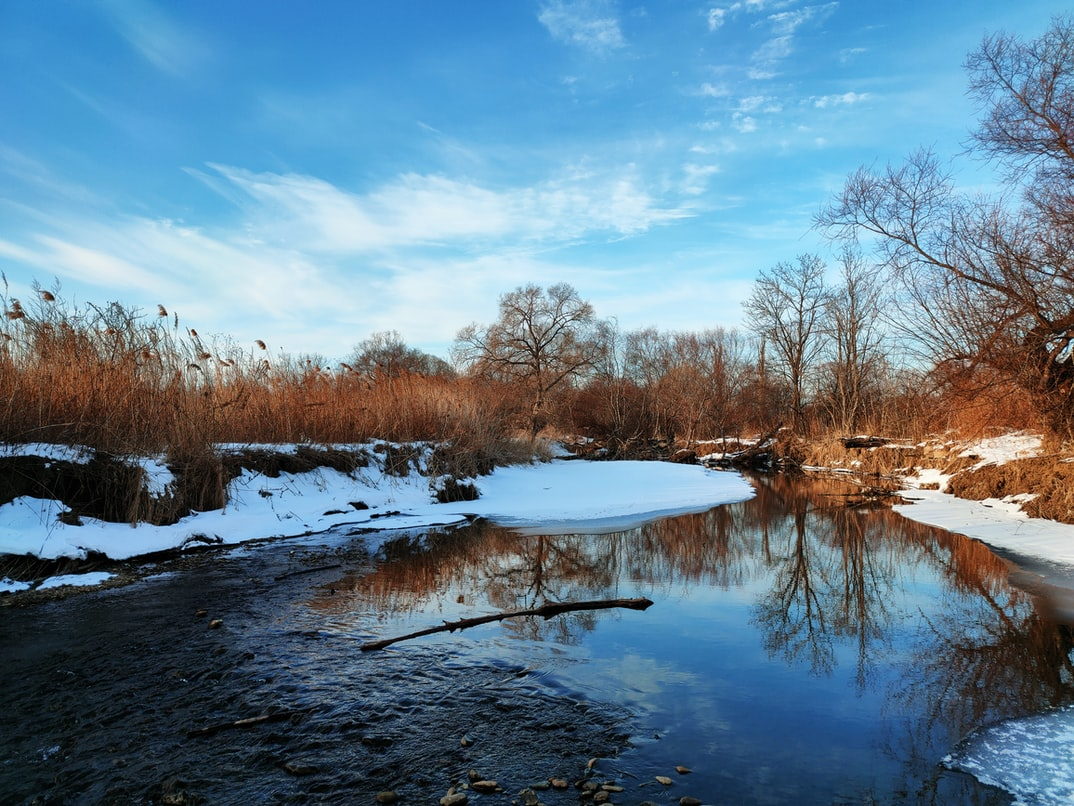
#> input picture Sample images and videos/Scene.jpg, 1074 x 806 px, found by its file name
$ python masking.py
#> lines starting #> are read from the running program, lines starting #| are printed output that depends on the picture; after the words box and inside, x2 and y2 are one past the last pixel; in counts of white or black regions, pixels touching at a corner belong together
import cv2 as cv
import numpy as np

img = cv.imread('Sample images and videos\Scene.jpg')
#> img is the input picture: shape (806, 1074, 3); mean B, G, R 145.7, 126.5, 97.8
# print(img.shape)
cv.imshow('nature',img)
blank = np.zeros(img.shape[:2],dtype = 'uint8')
mask = cv.circle(blank,(img.shape[1]//2+200,img.shape[0]//2),100,255,-1)
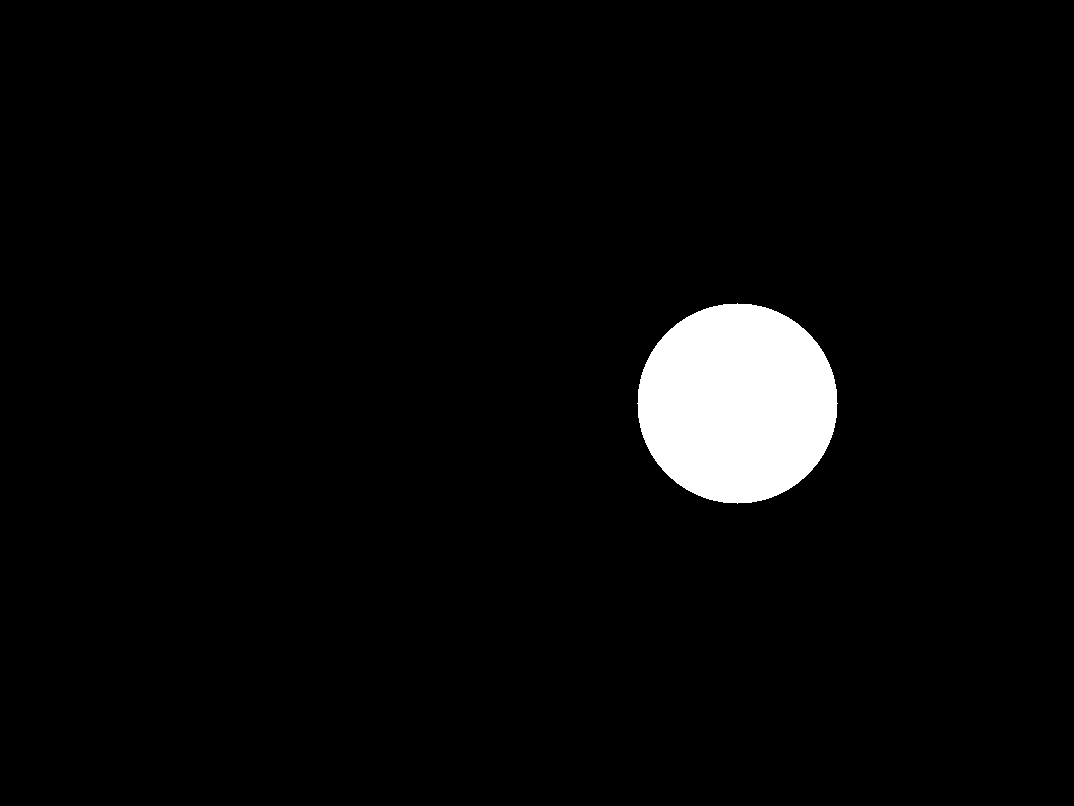
#> blank: shape (806, 1074); 3.6% white; 1 white region, box (x1, y1, x2, y2) and area: (637, 303, 838, 504) 31417
#cv.imshow('mask',mask)
masked = cv.bitwise_and(img,img,mask = mask)
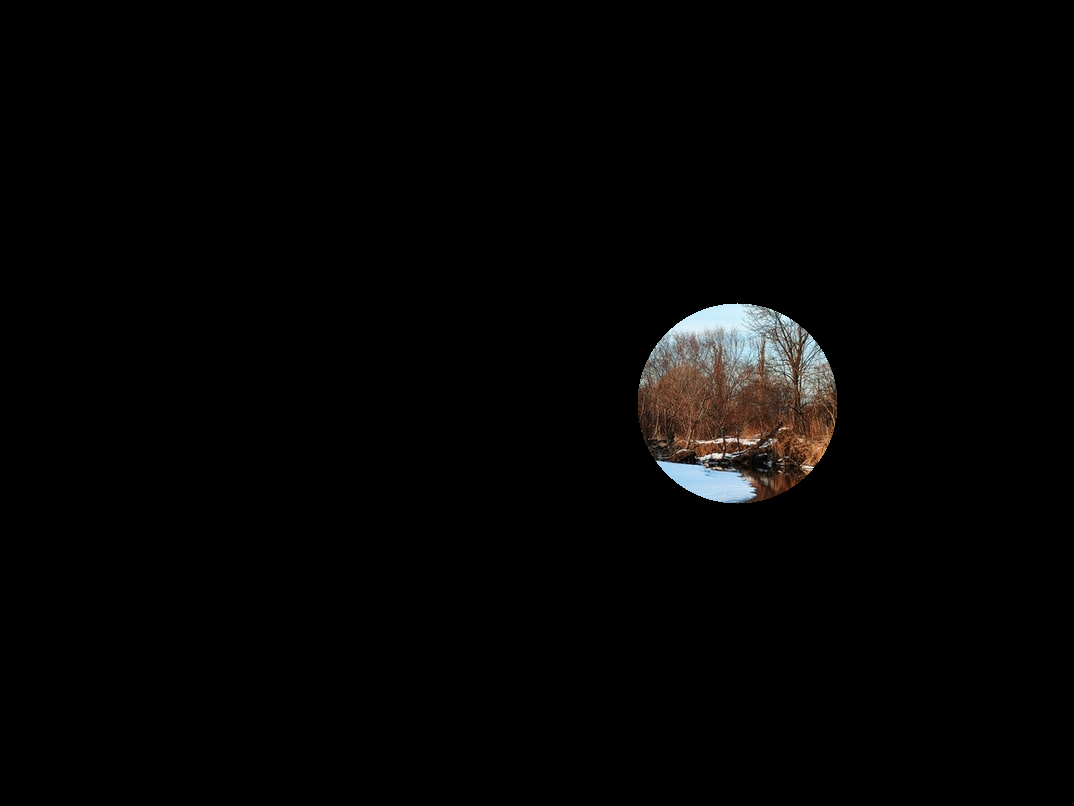
#> masked: shape (806, 1074, 3); mean B, G, R 3.6, 3.9, 4.3
cv.imshow('high',masked)
cv.waitKey(0)

$ run again, with Sample images and videos/L1.jpg copied over Sample images and videos/Scene.jpg
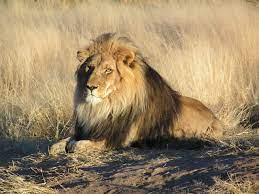
#> input picture Sample images and videos/L1.jpg, 259 x 194 px, found by its file name
#> img is the input picture: shape (194, 259, 3); mean B, G, R 103, 135.5, 156.7
#> `mask = cv.circle(blank,(img.shape[1]//2+200,img.shape[0]//2),100,255,-1)`:
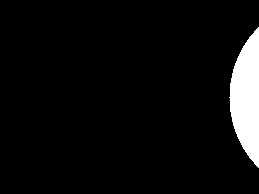
#> blank: shape (194, 259); 5.7% white; 1 white region, box (x1, y1, x2, y2) and area: (229, 27, 259, 168) 2884
#> `masked = cv.bitwise_and(img,img,mask = mask)`:
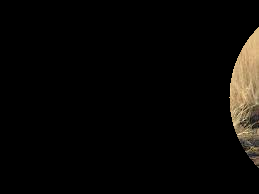
#> masked: shape (194, 259, 3); mean B, G, R 5.9, 8, 9.4

$ run again, with Sample images and videos/crowd 2.jpg copied over Sample images and videos/Scene.jpg
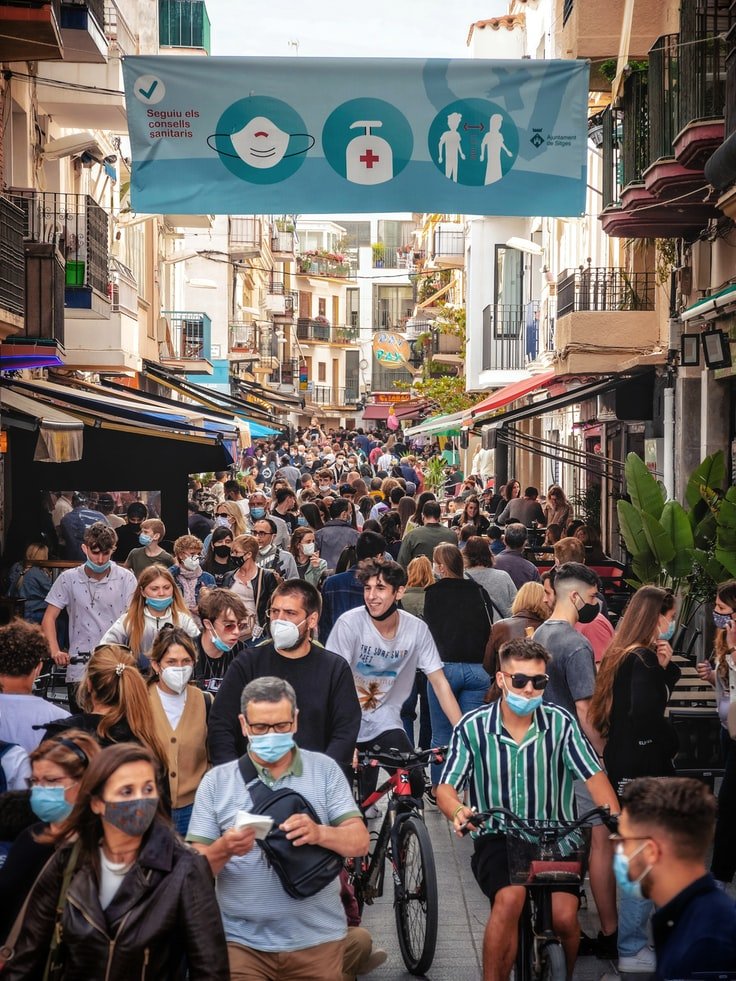
#> input picture Sample images and videos/crowd 2.jpg, 736 x 981 px, found by its file name
#> img is the input picture: shape (981, 736, 3); mean B, G, R 98.2, 102.5, 110.4
#> `mask = cv.circle(blank,(img.shape[1]//2+200,img.shape[0]//2),100,255,-1)`:
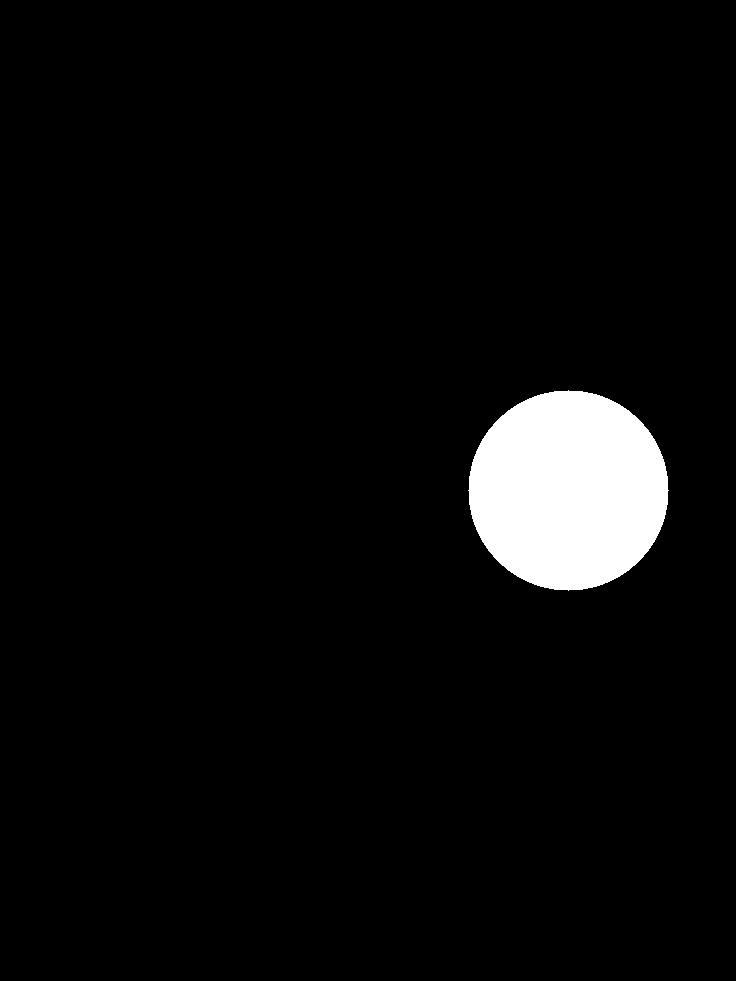
#> blank: shape (981, 736); 4.4% white; 1 white region, box (x1, y1, x2, y2) and area: (468, 390, 669, 591) 31417
#> `masked = cv.bitwise_and(img,img,mask = mask)`:
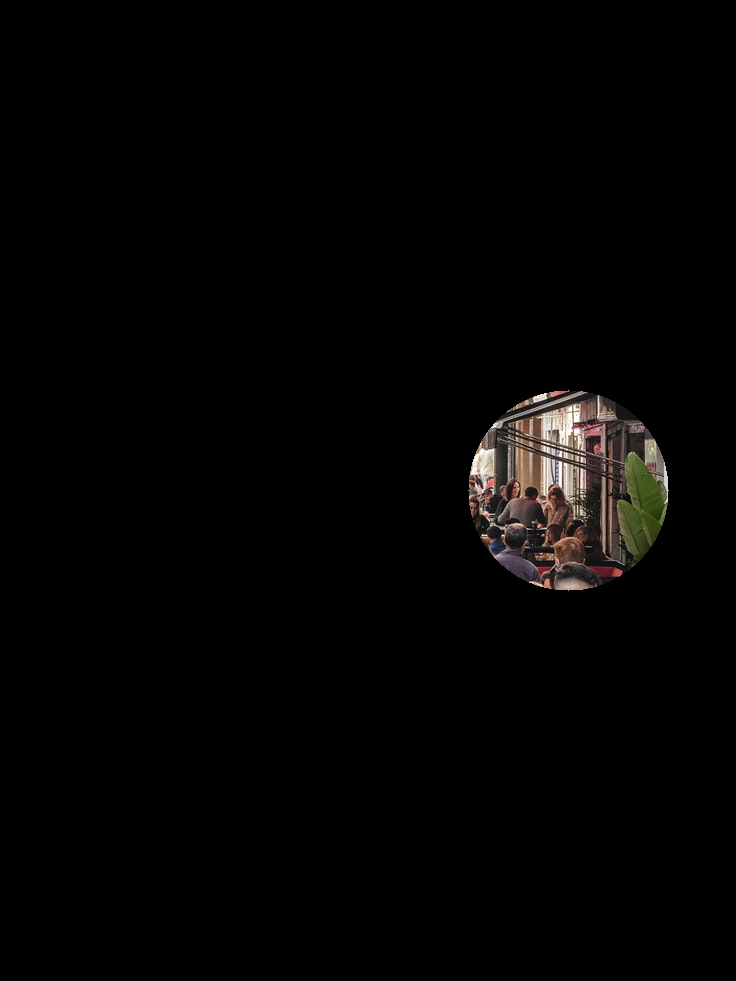
#> masked: shape (981, 736, 3); mean B, G, R 3.3, 3.7, 4.4

$ run again, with Sample images and videos/crowd.jpg copied over Sample images and videos/Scene.jpg
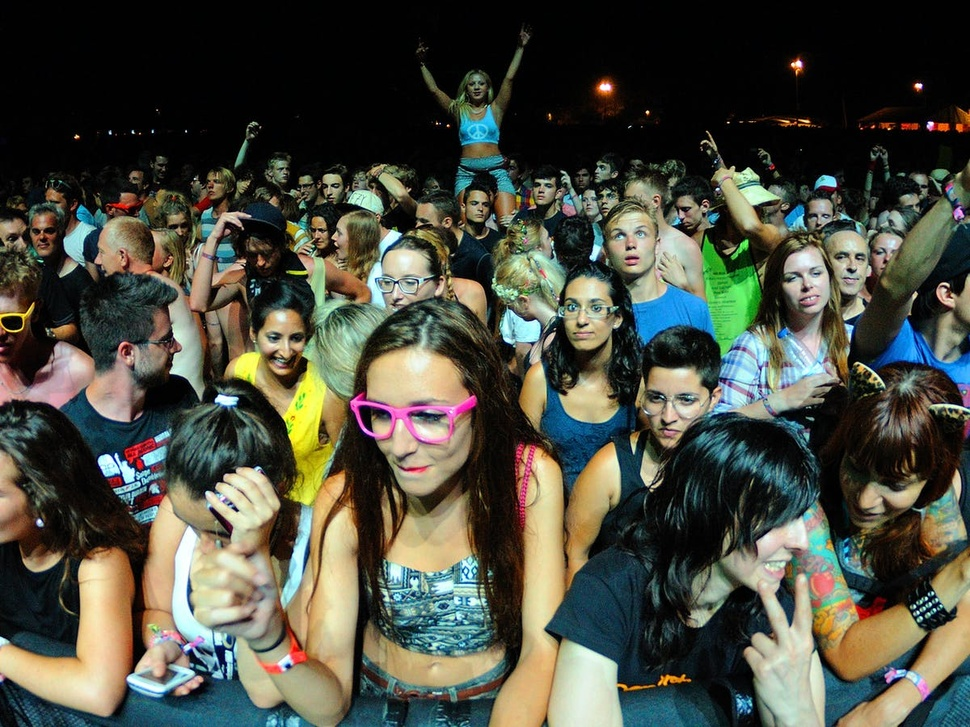
#> input picture Sample images and videos/crowd.jpg, 970 x 727 px, shrunk from 1200 x 900 before the run, found by its file name
#> img is the input picture: shape (727, 970, 3); mean B, G, R 64.9, 76.8, 75.1
#> `mask = cv.circle(blank,(img.shape[1]//2+200,img.shape[0]//2),100,255,-1)`:
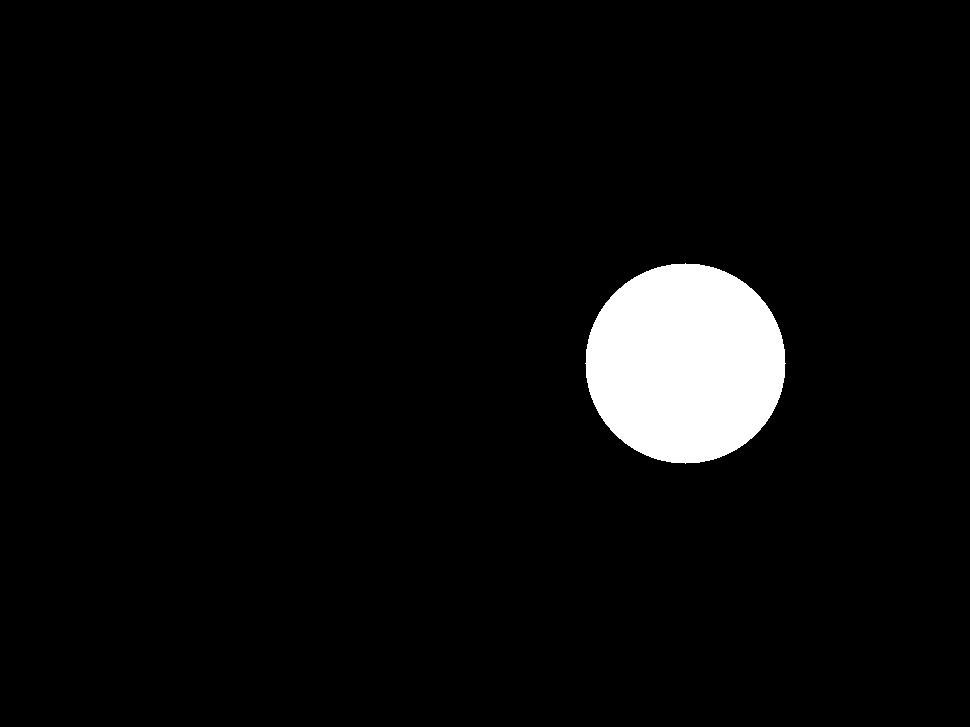
#> blank: shape (727, 970); 4.5% white; 1 white region, box (x1, y1, x2, y2) and area: (585, 263, 786, 464) 31417
#> `masked = cv.bitwise_and(img,img,mask = mask)`:
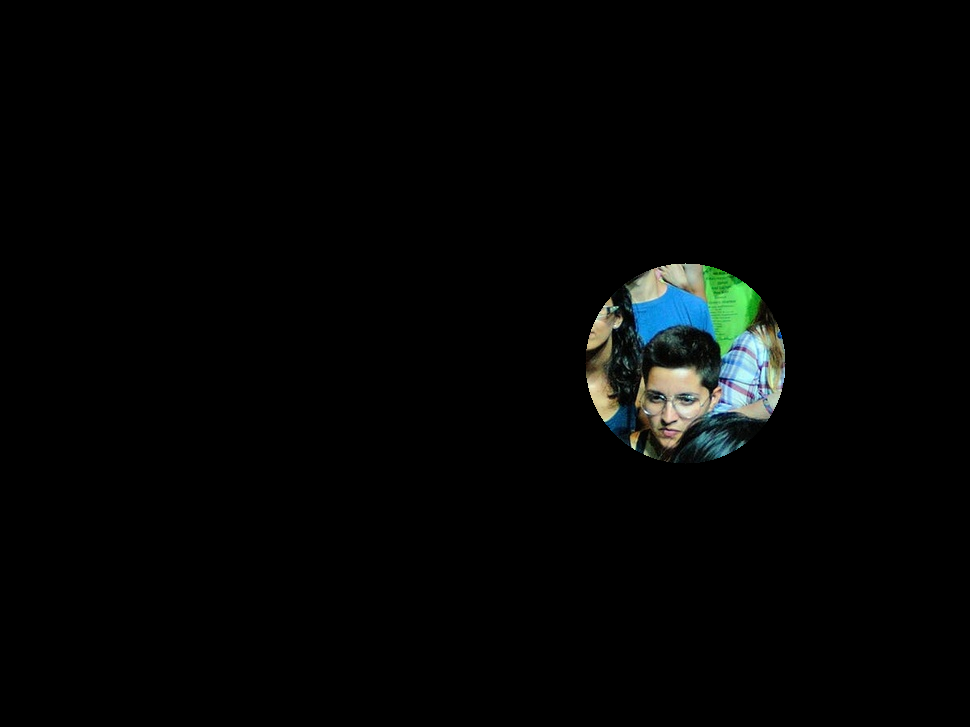
#> masked: shape (727, 970, 3); mean B, G, R 4.7, 5.2, 3.9
